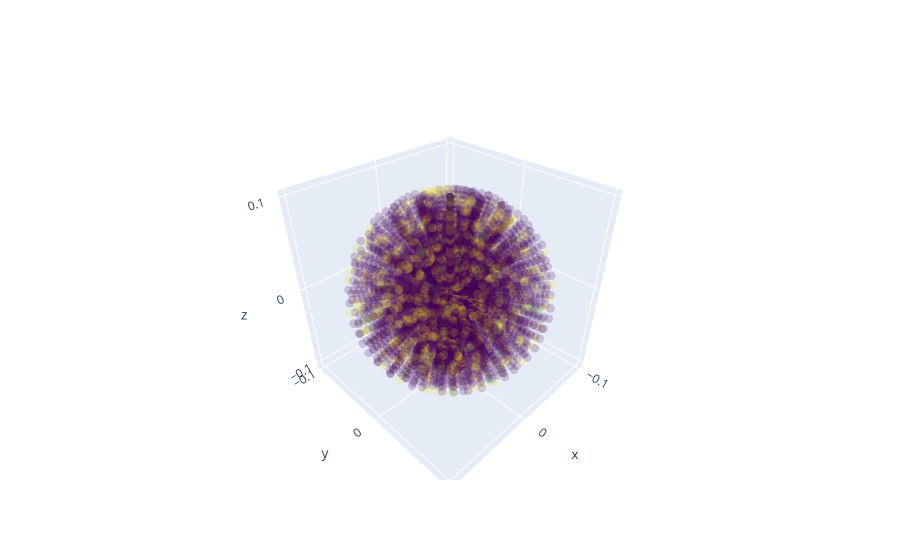

Notebook source saved alongside this figure:
### Code cell
i,j=0,3
def gradFunc(B):
    B=B.reshape(3,-1)
    FG,VG=spinG.getEigFreq(B)
    grad=spinG.gradient(VG)
    #print(grad.shape)
    S1=grad[...,i,:]-grad[...,j,:]
    #print(S1.shape)
    if len(S1.shape)>1:
        return np.einsum('ij,ij->i',S1,S1)
    else:
        return np.dot(S1,S1)
G=gradFunc(vec.flatten())
fig=go.Figure(data=go.Scatter3d(x=x,y=y,z=z,mode='markers',
    marker=dict(
        size=5,
        color=G,                # set color to an array/list of desired values
        colorscale='Viridis',   # choose a colorscale
        opacity=0.2
    )))
fig.show()

### Figure 1 — Plotly figure (JSON) as saved in the notebook; plotly's stock layout.template omitted (floating-point values rounded to 4 significant figures; data arrays with more than 128 entries replaced by an {"elided": "..."} marker saying what was removed)
{"data": [{"marker": {"color": {"elided": "9600 float values"}, "colorscale": [[0, "#440154"], [0.1111, "#482878"], [0.2222, "#3e4989"], [0.3333, "#31688e"], [0.4444, "#26828e"], [0.5556, "#1f9e89"], [0.6667, "#35b779"], [0.7778, "#6ece58"], [0.8889, "#b5de2b"], [1, "#fde725"]], "opacity": 0.2, "size": 5}, "mode": "markers", "type": "scatter3d", "x": {"elided": "9600 float values"}, "y": {"elided": "9600 float values"}, "z": {"elided": "9600 float values"}}], "layout": {}}
